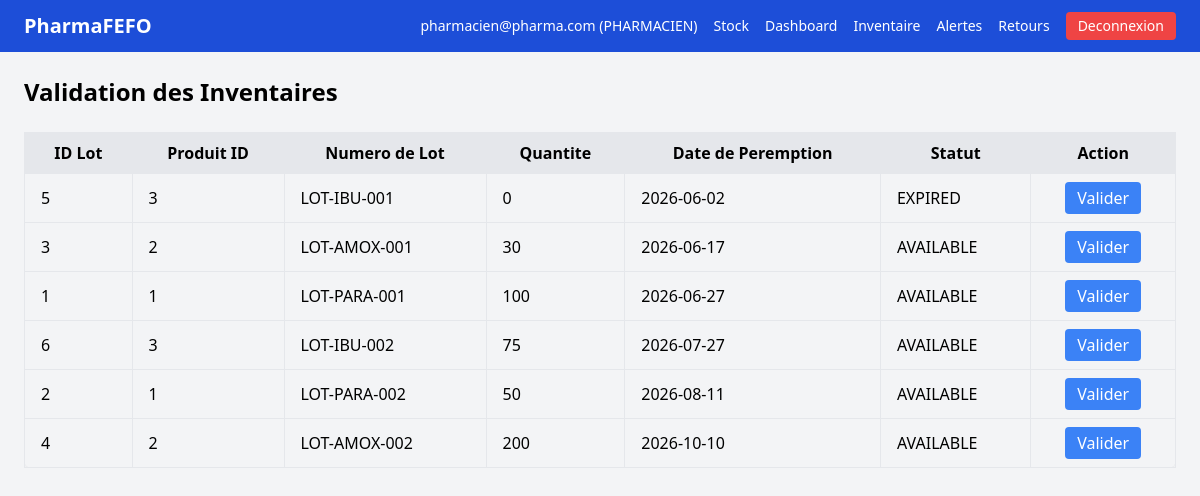
The app's page /index.php?action=inventory (signed in) with its own data.
### tables this page shows
CREATE TABLE IF NOT EXISTS stock_batches (
    id INT AUTO_INCREMENT PRIMARY KEY,
    product_id INT NOT NULL,
    lot_number VARCHAR(100) NOT NULL,
    quantity INT NOT NULL DEFAULT 0,
    expiration_date DATE NOT NULL,
    status VARCHAR(50) NOT NULL DEFAULT 'AVAILABLE',
    FOREIGN KEY (product_id) REFERENCES products(id)
);

### src/Controller/InventoryController.php (called while the page is built, shortened)
<?php
class InventoryController
{
    private StockBatchRepository $stockBatchRepository;
    public function __construct(StockBatchRepository $stockBatchRepository)
    {
        $this->stockBatchRepository = $stockBatchRepository;
    }
    public function validate(): void
    {
        $batches = $this->stockBatchRepository->findAll();
        require __DIR__ . '/../../templates/inventory/validate.php';
    }
}

### src/Repository/StockBatchRepository.php (called while the page is built, shortened)
<?php
class StockBatchRepository
{
    private PDO $pdo;
    public function __construct()
    {
        $this->pdo = Database::getConnection();
    }
    private function hydrate(array $row): StockBatch
    {
        return new StockBatch(
            (int) $row['id'],
            (int) $row['product_id'],
            $row['lot_number'],
            (int) $row['quantity'],
            new DateTime($row['expiration_date']),
            $row['status'] ?: 'AVAILABLE'
        );
    }
    public function findAll(): array
    {
        $stmt = $this->pdo->query("SELECT * FROM stock_batches ORDER BY expiration_date ASC");
        $rows = $stmt->fetchAll(PDO::FETCH_ASSOC);
        $batches = [];
        foreach ($rows as $row) {
            $batches[] = $this->hydrate($row);
        }
        return $batches;
    }
}

### config/database.php (called while the page is built, shortened)
<?php
class Database
{
    private static ?PDO $pdo = null;
    public static function getConnection(): PDO
    {
        if (self::$pdo === null) {
            self::$pdo = new PDO(
                'mysql:host=localhost;dbname=PharmaFEFO;charset=utf8mb4',
                'root',
                '',
                [
                    PDO::ATTR_ERRMODE => PDO::ERRMODE_EXCEPTION,
                    PDO::ATTR_DEFAULT_FETCH_MODE => PDO::FETCH_ASSOC,
                ]
            );
        }
        return self::$pdo;
    }
}

### src/Entity/StockBatch.php (called while the page is built, shortened)
<?php
class StockBatch
{
    private int $id;
    private int $productId;
    private string $lotNumber;
    private int $quantity;
    private DateTime $expirationDate;
    private string $status;
    public function __construct(
        int $id,
        int $productId,
        string $lotNumber,
        int $quantity,
        DateTime $expirationDate,
        string $status
    ) {
        $this->id = $id;
        $this->productId = $productId;
        $this->lotNumber = $lotNumber;
        $this->quantity = $quantity;
        $this->expirationDate = $expirationDate;
        $this->status = $status;
    }
    public function getId(): int { return $this->id; }
    public function getProductId(): int { return $this->productId; }
    public function getLotNumber(): string { return $this->lotNumber; }
    public function getQuantity(): int { return $this->quantity; }
    public function getExpirationDate(): DateTime { return $this->expirationDate; }
    public function getStatus(): string { return $this->status; }
}

### templates/inventory/validate.php (the view, shortened to what this page needs)
<?php include __DIR__ . '/../layout/base.php'; ?>
<h1 class="text-2xl font-bold mb-6">Validation des Inventaires</h1>
<div class="overflow-x-auto">
<table class="min-w-full border border-gray-300 rounded-lg shadow-sm">
    <thead class="bg-gray-200">
        <tr>
            <th class="px-4 py-2 border">ID Lot</th>
            <th class="px-4 py-2 border">Produit ID</th>
            <th class="px-4 py-2 border">Numero de Lot</th>
            <th class="px-4 py-2 border">Quantite</th>
            <th class="px-4 py-2 border">Date de Peremption</th>
            <th class="px-4 py-2 border">Statut</th>
            <th class="px-4 py-2 border">Action</th>
        </tr>
    </thead>
    <tbody>
        <?php foreach ($batches as $batch): ?>
            <tr class="hover:bg-gray-100">
                <td class="px-4 py-2 border"><?= $batch->getId(); ?></td>
                <td class="px-4 py-2 border"><?= $batch->getProductId(); ?></td>
                <td class="px-4 py-2 border"><?= htmlspecialchars($batch->getLotNumber()); ?></td>
                <td class="px-4 py-2 border"><?= $batch->getQuantity(); ?></td>
                <td class="px-4 py-2 border"><?= $batch->getExpirationDate()->format('Y-m-d'); ?></td>
                <td class="px-4 py-2 border"><?= htmlspecialchars($batch->getStatus()); ?></td>
                <td class="px-4 py-2 border text-center">
                    <form method="post" action="index.php?action=inventory">
                        <button type="submit" class="bg-blue-500 text-white px-3 py-1 rounded hover:bg-blue-600">
                            Valider
                        </button>
                    </form>
                </td>
            </tr>
        <?php endforeach; ?>
    </tbody>
</table>
</div>
    </main>
</body>
</html>

### records on screen
stock_batches: id "5", product "3", lot_number "LOT-IBU-001", quantity "0", format "2026-06-02", status "EXPIRED"
stock_batches: id "3", product "2", lot_number "LOT-AMOX-001", quantity "30", format "2026-06-17", status "AVAILABLE"
stock_batches: id "1", product "1", lot_number "LOT-PARA-001", quantity "100", format "2026-06-27", status "AVAILABLE"
stock_batches: id "6", product "3", lot_number "LOT-IBU-002", quantity "75", format "2026-07-27", status "AVAILABLE"
stock_batches: id "2", product "1", lot_number "LOT-PARA-002", quantity "50", format "2026-08-11", status "AVAILABLE"
stock_batches: id "4", product "2", lot_number "LOT-AMOX-002", quantity "200", format "2026-10-10", status "AVAILABLE"

### other values on screen
$_SESSION['user']['email'] "pharmacien@pharma.com"
$_SESSION['user']['role'] "PHARMACIEN"
